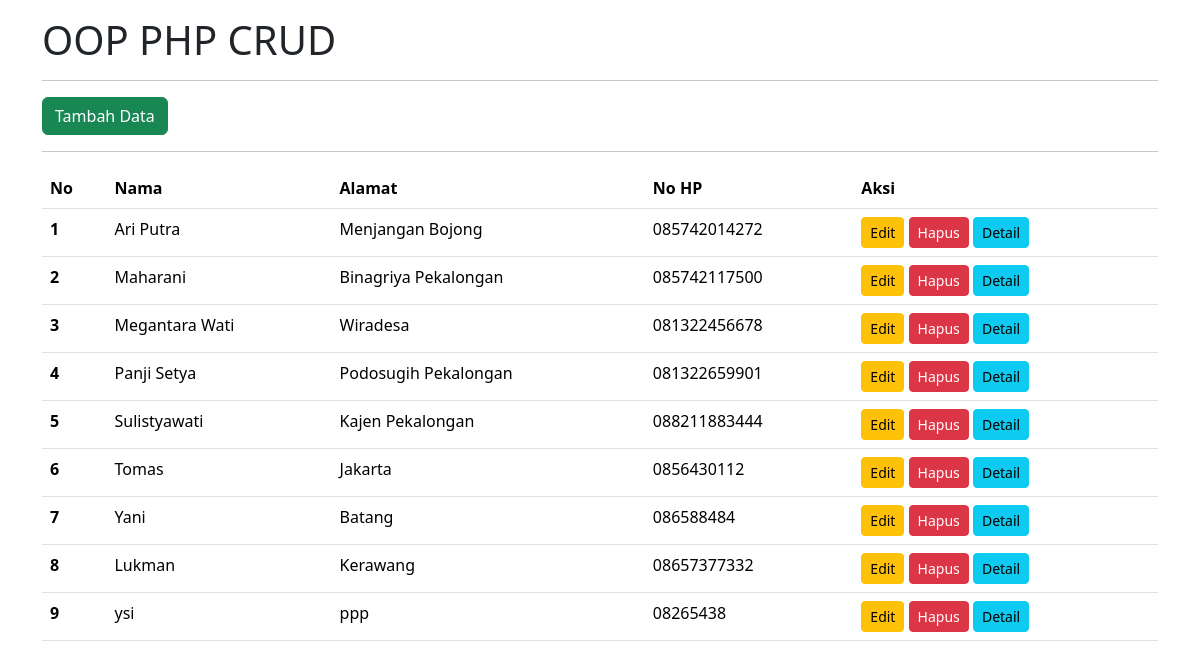
Page /php-crud/index.php on the committed database.
### tables this page shows
CREATE TABLE `tb_users` (
  `id` int(10) NOT NULL,
  `nama` varchar(255) NOT NULL,
  `alamat` varchar(255) NOT NULL,
  `nohp` char(13) NOT NULL,
  `jenis_kelamin` enum('Laki-laki','Perempuan') NOT NULL,
  `email` varchar(100) NOT NULL,
  `foto` varchar(355) NOT NULL
);

### php-crud/database.php (called while the page is built, shortened)
<?php
class Database
{
    public $host = 'localhost';
    public $username = 'root';
    public $password = '';
    public $database = 'db_php';
    public $connect;
    function __construct()
    {
        $this->connect = mysqli_connect($this->host, $this->username, $this->password);
        mysqli_select_db($this->connect, $this->database);
    }
    function tampilData()
    {
        $data = mysqli_query($this->connect, "SELECT * FROM tb_users");
        $rows = mysqli_fetch_all($data, MYSQLI_ASSOC);
        return $rows;
    }
}
?>

### php-crud/index.php (the view, shortened to what this page needs)
<?php
include 'database.php';
$db = new Database;
?>
<!doctype html>
<html lang="en">
<head>
    <link href="https://cdn.jsdelivr.net/npm/bootstrap@5.3.3/dist/css/bootstrap.min.css" rel="stylesheet"
>
</head>
<body>
    <div class="container mt-3">
        <h1>OOP PHP CRUD</h1>
        <hr>
        <a href="input.php" class="btn btn-success">Tambah Data</a>
        <hr>
        <table class="table table-hover">
            <thead>
                <tr>
                    <th scope="col">No</th>
                    <th scope="col">Nama</th>
                    <th scope="col">Alamat</th>
                    <th scope="col">No HP</th>
                    <th scope="col">Aksi</th>
                </tr>
            </thead>
            <?php
            $nomor = 1;
            foreach ($db->tampilData() as $dataUser) {
                ?>
                <tr>
                    <th scope="row"><?php echo $nomor++; ?></th>
                    <td><?php echo $dataUser['nama']; ?></td>
                    <td><?php echo $dataUser['alamat']; ?></td>
                    <td><?php echo $dataUser['nohp']; ?></td>
                    <td>
                        <a href="edit.php?id=<?php echo $dataUser['id'] ?>" class="btn btn-warning btn-sm">Edit</a>
                        <a href="proses.php?id=<?php echo $dataUser['id'] ?>&aksi=hapus"
                            class="btn btn-danger btn-sm">Hapus</a>
                        <a href="detail.php?id=<?php echo $dataUser['id'] ?>" class="btn btn-info btn-sm">Detail</a>
                    </td>
                </tr>
                <?php
            }
            ?>
        </table>
    </div>
</body>
</html>

### rows in the picture
tb_users: nama "Ari Putra", alamat "Menjangan Bojong", nohp "085742014272"
tb_users: nama "Maharani", alamat "Binagriya Pekalongan", nohp "085742117500"
tb_users: nama "Megantara Wati", alamat "Wiradesa", nohp "081322456678"
tb_users: nama "Panji Setya", alamat "Podosugih Pekalongan", nohp "081322659901"
tb_users: nama "Sulistyawati", alamat "Kajen Pekalongan", nohp "088211883444"
tb_users: nama "Tomas", alamat "Jakarta", nohp "0856430112"
tb_users: nama "Yani", alamat "Batang", nohp "086588484"
tb_users: nama "Lukman", alamat "Kerawang", nohp "08657377332"
tb_users: nama "ysi", alamat "ppp", nohp "08265438"
